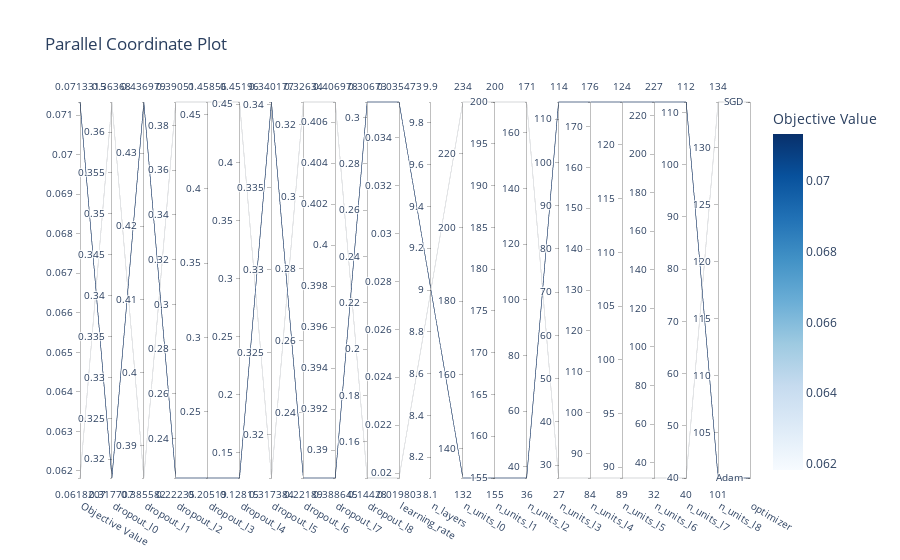

Notebook cell for this chart:
### Code cell
optuna.visualization.plot_parallel_coordinate(study)

### Figure 1 — Plotly figure (JSON) as saved in the notebook; plotly's stock layout.template omitted (floating-point values rounded to 4 significant figures)
{"data": [{"dimensions": [{"label": "Objective Value", "range": [0.06182, 0.07133], "values": [0.07133, 0.06182]}, {"label": "dropout_l0", "range": [0.3177, 0.3637], "values": [0.3177, 0.3637]}, {"label": "dropout_l1", "range": [0.3856, 0.437], "values": [0.437, 0.3856]}, {"label": "dropout_l2", "range": [0.2224, 0.3905], "values": [0.2224, 0.3905]}, {"label": "dropout_l3", "range": [0.2052, 0.4586], "values": [0.2052, 0.4586]}, {"label": "dropout_l4", "range": [0.1282, 0.452], "values": [0.1282, 0.452]}, {"label": "dropout_l5", "range": [0.3174, 0.3402], "values": [0.3402, 0.3174]}, {"label": "dropout_l6", "range": [0.2219, 0.3263], "values": [0.2219, 0.3263]}, {"label": "dropout_l7", "range": [0.3886, 0.407], "values": [0.3886, 0.407]}, {"label": "dropout_l8", "range": [0.1443, 0.3067], "values": [0.3067, 0.1443]}, {"label": "learning_rate", "range": [0.0198, 0.03547], "values": [0.03547, 0.0198]}, {"label": "n_layers", "range": [9, 9], "values": [9, 9]}, {"label": "n_units_l0", "range": [132, 234], "values": [132, 234]}, {"label": "n_units_l1", "range": [155, 200], "values": [155, 200]}, {"label": "n_units_l2", "range": [36, 171], "values": [36, 171]}, {"label": "n_units_l3", "range": [27, 114], "values": [114, 27]}, {"label": "n_units_l4", "range": [84, 176], "values": [176, 84]}, {"label": "n_units_l5", "range": [89, 124], "values": [124, 89]}, {"label": "n_units_l6", "range": [32, 227], "values": [227, 32]}, {"label": "n_units_l7", "range": [40, 112], "values": [112, 40]}, {"label": "n_units_l8", "range": [101, 134], "values": [101, 134]}, {"label": "optimizer", "range": [0, 1], "ticktext": ["Adam", "SGD"], "tickvals": [0, 1], "values": [0, 1]}], "labelangle": 30, "labelside": "bottom", "line": {"color": [0.07133, 0.06182], "colorbar": {"title": {"text": "Objective Value"}}, "colorscale": [[0, "rgb(247,251,255)"], [0.125, "rgb(222,235,247)"], [0.25, "rgb(198,219,239)"], [0.375, "rgb(158,202,225)"], [0.5, "rgb(107,174,214)"], [0.625, "rgb(66,146,198)"], [0.75, "rgb(33,113,181)"], [0.875, "rgb(8,81,156)"], [1, "rgb(8,48,107)"]], "reversescale": false, "showscale": true}, "type": "parcoords"}], "layout": {"title": {"text": "Parallel Coordinate Plot"}}}
